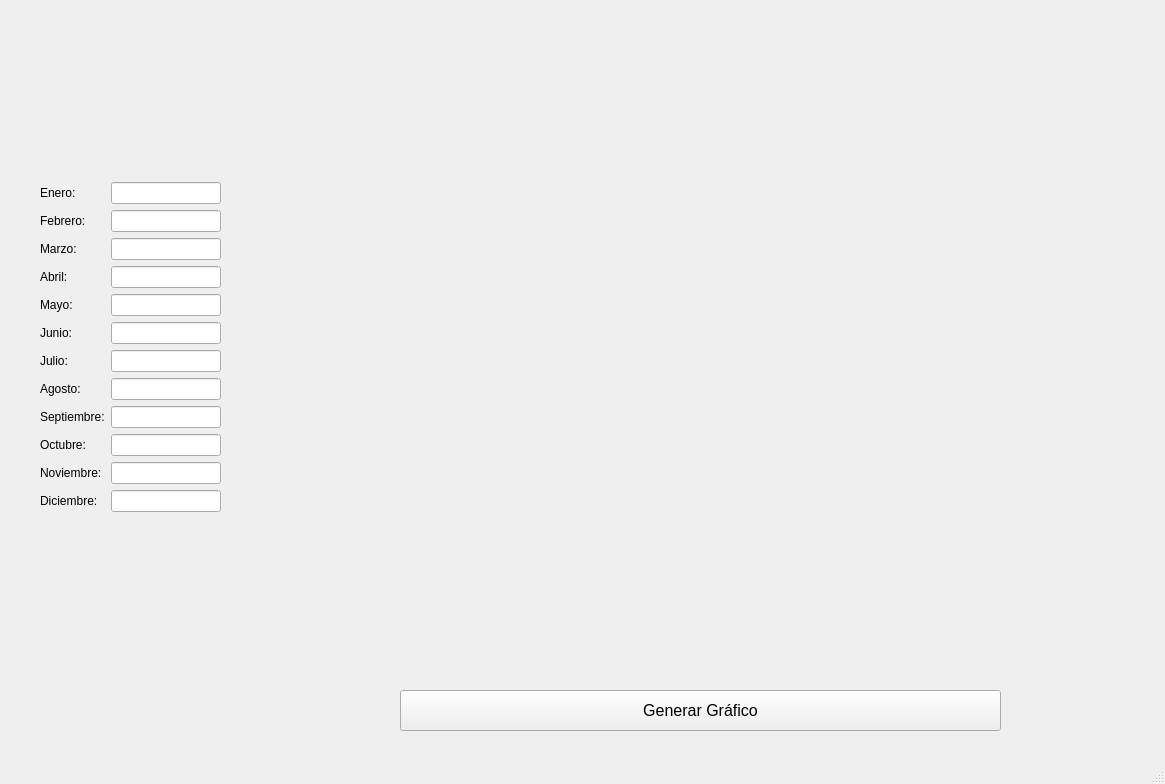
<?xml version="1.0" encoding="UTF-8"?>
<ui version="4.0">
 <class>MainWindow</class>
 <widget class="QMainWindow" name="MainWindow">
  <property name="geometry">
   <rect>
    <x>0</x>
    <y>0</y>
    <width>1165</width>
    <height>784</height>
   </rect>
  </property>
  <property name="windowTitle">
   <string>Valores mensuales</string>
  </property>
  <widget class="QWidget" name="centralwidget">
   <widget class="QWidget" name="formLayoutWidget">
    <property name="geometry">
     <rect>
      <x>40</x>
      <y>182</y>
      <width>181</width>
      <height>341</height>
     </rect>
    </property>
    <layout class="QFormLayout" name="formLayout">
     <item row="0" column="0">
      <widget class="QLabel" name="label">
       <property name="text">
        <string>Enero:</string>
       </property>
      </widget>
     </item>
     <item row="0" column="1">
      <widget class="QLineEdit" name="enero_txt"/>
     </item>
     <item row="1" column="0">
      <widget class="QLabel" name="label_2">
       <property name="text">
        <string>Febrero:</string>
       </property>
      </widget>
     </item>
     <item row="1" column="1">
      <widget class="QLineEdit" name="febrero_txt"/>
     </item>
     <item row="2" column="0">
      <widget class="QLabel" name="label_3">
       <property name="text">
        <string>Marzo:</string>
       </property>
      </widget>
     </item>
     <item row="2" column="1">
      <widget class="QLineEdit" name="marzo_txt"/>
     </item>
     <item row="3" column="0">
      <widget class="QLabel" name="label_4">
       <property name="text">
        <string>Abril:</string>
       </property>
      </widget>
     </item>
     <item row="3" column="1">
      <widget class="QLineEdit" name="abril_txt"/>
     </item>
     <item row="4" column="0">
      <widget class="QLabel" name="label_5">
       <property name="text">
        <string>Mayo:</string>
       </property>
      </widget>
     </item>
     <item row="4" column="1">
      <widget class="QLineEdit" name="mayo_txt"/>
     </item>
     <item row="5" column="0">
      <widget class="QLabel" name="label_6">
       <property name="text">
        <string>Junio:</string>
       </property>
      </widget>
     </item>
     <item row="5" column="1">
      <widget class="QLineEdit" name="junio_txt"/>
     </item>
     <item row="6" column="0">
      <widget class="QLabel" name="label_7">
       <property name="text">
        <string>Julio:</string>
       </property>
      </widget>
     </item>
     <item row="6" column="1">
      <widget class="QLineEdit" name="julio_txt"/>
     </item>
     <item row="7" column="0">
      <widget class="QLabel" name="label_8">
       <property name="text">
        <string>Agosto:</string>
       </property>
      </widget>
     </item>
     <item row="7" column="1">
      <widget class="QLineEdit" name="agosto_txt"/>
     </item>
     <item row="8" column="0">
      <widget class="QLabel" name="label_9">
       <property name="text">
        <string>Septiembre:</string>
       </property>
      </widget>
     </item>
     <item row="8" column="1">
      <widget class="QLineEdit" name="septiembre_txt"/>
     </item>
     <item row="9" column="0">
      <widget class="QLabel" name="label_10">
       <property name="text">
        <string>Octubre:</string>
       </property>
      </widget>
     </item>
     <item row="9" column="1">
      <widget class="QLineEdit" name="octubre_txt"/>
     </item>
     <item row="10" column="0">
      <widget class="QLabel" name="label_11">
       <property name="text">
        <string>Noviembre:</string>
       </property>
      </widget>
     </item>
     <item row="10" column="1">
      <widget class="QLineEdit" name="noviembre_txt"/>
     </item>
     <item row="11" column="0">
      <widget class="QLabel" name="label_12">
       <property name="text">
        <string>Diciembre:</string>
       </property>
      </widget>
     </item>
     <item row="11" column="1">
      <widget class="QLineEdit" name="diciembre_txt"/>
     </item>
    </layout>
   </widget>
   <widget class="QPushButton" name="generar_grafico_btn">
    <property name="geometry">
     <rect>
      <x>400</x>
      <y>690</y>
      <width>601</width>
      <height>41</height>
     </rect>
    </property>
    <property name="font">
     <font>
      <pointsize>12</pointsize>
     </font>
    </property>
    <property name="text">
     <string>Generar Gráfico</string>
    </property>
   </widget>
   <widget class="Dashboard" name="widget" native="true">
    <property name="geometry">
     <rect>
      <x>260</x>
      <y>30</y>
      <width>871</width>
      <height>631</height>
     </rect>
    </property>
   </widget>
  </widget>
  <widget class="QMenuBar" name="menubar">
   <property name="geometry">
    <rect>
     <x>0</x>
     <y>0</y>
     <width>1165</width>
     <height>21</height>
    </rect>
   </property>
  </widget>
  <widget class="QStatusBar" name="statusbar"/>
 </widget>
 <customwidgets>
  <customwidget>
   <class>Dashboard</class>
   <extends>QWidget</extends>
   <header>dashboard.h</header>
   <container>1</container>
  </customwidget>
 </customwidgets>
 <resources/>
 <connections/>
</ui>
